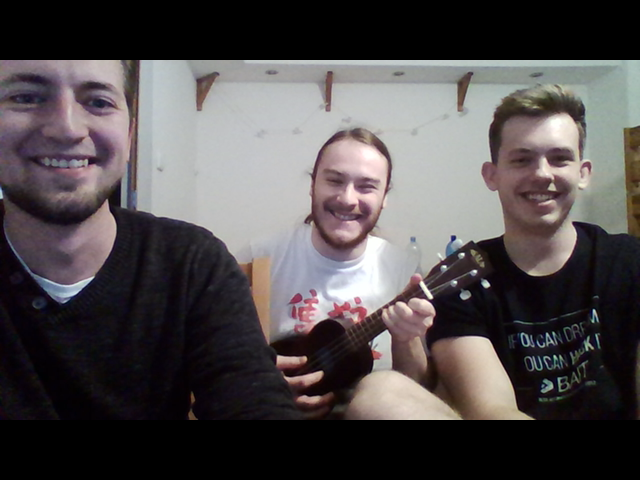
#> input picture opencv_frame_0.png, 640 x 480 px
$ python -i algoimpl.py   (imports and definitions only)
#> lines starting #> are read from the running program, lines starting #| are printed output that depends on the picture; after the words box and inside, x2 and y2 are one past the last pixel; in counts of white or black regions, pixels touching at a corner belong together
#> further down, picture is the input picture: shape (480, 640, 3); mean B, G, R 77.3, 76.1, 81
from copy import copy

import cv2
import numpy as np


def simple_algorithm(frame, hsv_ranges=None):
    hsv_image = cv2.cvtColor(frame, cv2.COLOR_BGR2HSV)
#> hsv_image: shape (480, 640, 3); mean H, S, V 72.2, 43.9, 83.5

    # h_range = (0, 80)
    # s_range = (0, 255)
    # v_range = (148, 255)

    h_range = (80, 110)
    s_range = (100, 255)
    v_range = (140, 255)

    if hsv_ranges is not None:
        h_range = hsv_ranges[0]
        s_range = hsv_ranges[1]
        v_range = hsv_ranges[2]
    hsv_min = np.array([h_range[0], s_range[0], v_range[0]])
    hsv_max = np.array([h_range[1], s_range[1], v_range[1]])
    frame_threshed = cv2.inRange(hsv_image, hsv_min, hsv_max)
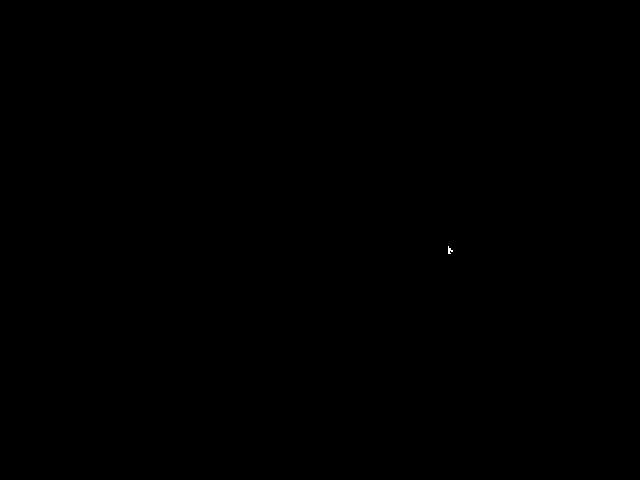
#> frame_threshed: shape (480, 640); 0.01% white in thin lines or dots, all inside (x1, y1, x2, y2) = (448, 246, 453, 254)
    frame_threshed_closed = cv2.morphologyEx(frame_threshed, cv2.MORPH_CLOSE,
                                             cv2.getStructuringElement(cv2.MORPH_ELLIPSE, (5, 5)))
#> frame_threshed_closed: shape (480, 640); 0.01% white; 1 white region, box (x1, y1, x2, y2) and area: (448, 246, 453, 254) 24
    return frame_threshed_closed


def advanced_algorithm(frame):
    hsv_image = cv2.cvtColor(frame, cv2.COLOR_BGR2HSV)
    ycrcb_image = cv2.cvtColor(frame, cv2.COLOR_BGR2YCrCb)
    output_img = copy(frame)

    for i in range(0, len(hsv_image)):
        for j in range(0, len(hsv_image[0])):
            h = hsv_image[i][j][0] * 2
            s = hsv_image[i][j][1] / 255
            b = frame[i][j][0]
            g = frame[i][j][1]
            r = frame[i][j][2]
            y = ycrcb_image[i][j][0]
            cr = ycrcb_image[i][j][1]
            cb = ycrcb_image[i][j][2]

            if h <= 50.0 and 0.23 <= s <= 0.68 and r > 95 and g > 40 and b > 20 and r > g and r > b and abs(
                    r - g) > 15:
                output_img[i][j] = 255
            elif r > 95 and g > 40 and b > 20 and r > g and r > b and abs(
                    r - g) > 15 and cr > 135 and cb > 85 and y > 80 and ((1.5862 * cb) + 20) >= cr >= (
                    (0.3448 * cb) + 76.2069) and ((-4.5652 * cb) + 234.5652) <= cr <= (
                    (-1.15 * cb) + 301.75) and cr <= ((-2.2857 * cb) + 432.85):
                output_img[i][j] = 255
            else:
                output_img[i][j] = 0

    return output_img

>>> import cv2
>>> picture = cv2.imread('opencv_frame_0.png')
>>> result = simple_algorithm(picture)
